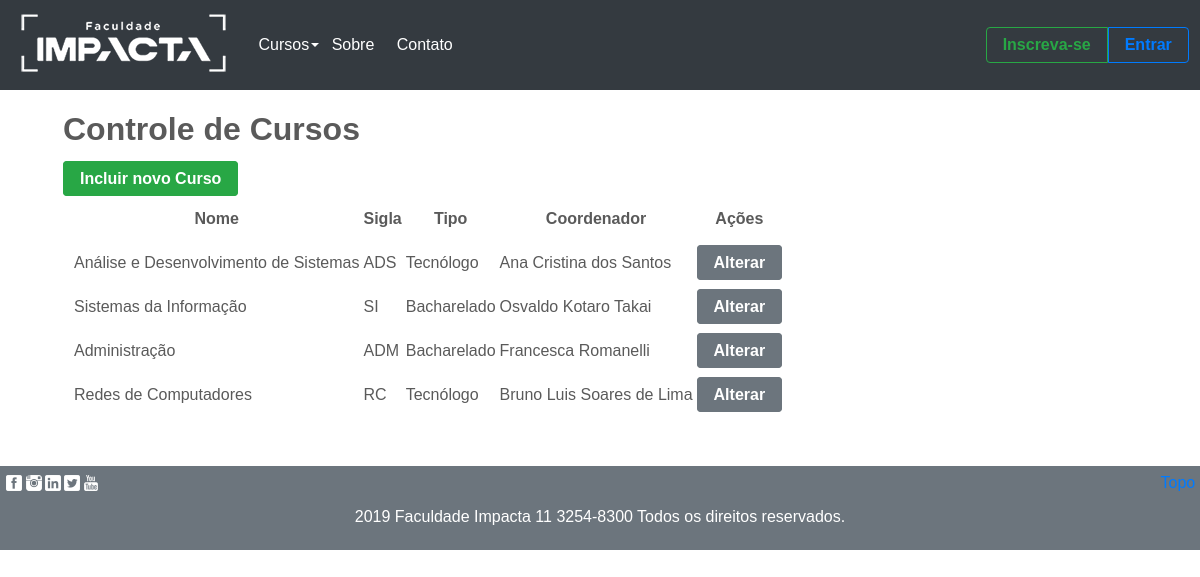
Before: /admin/cursos/ with the older database file.
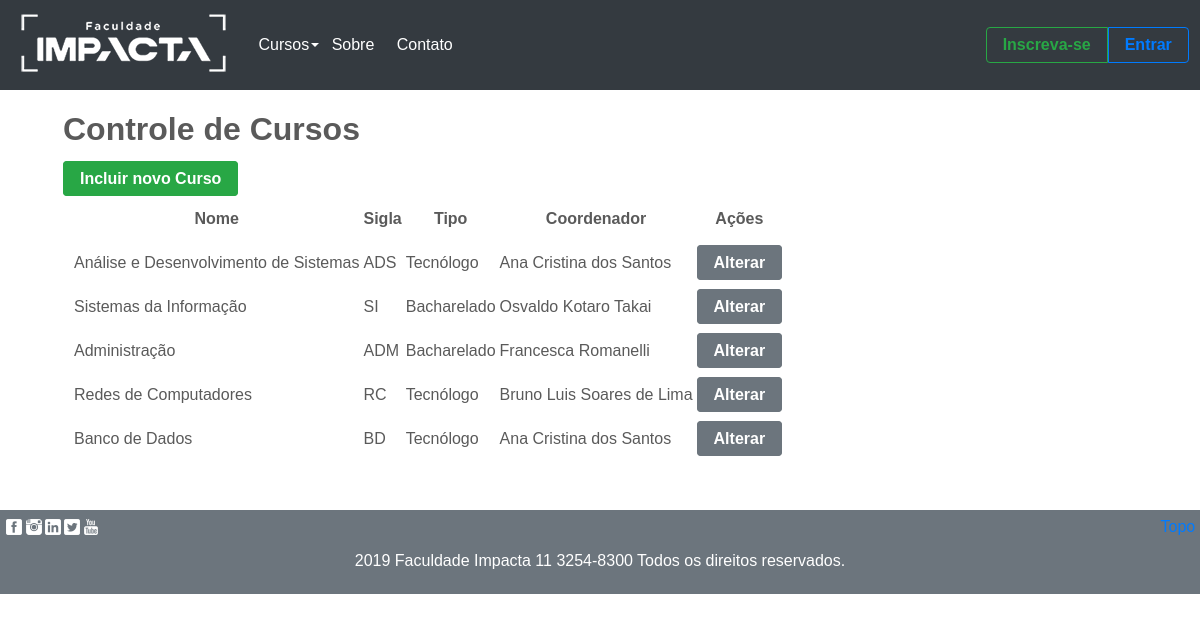
After: the same page with the newer database file.
### tables this page shows
CREATE TABLE cursos (
    id          INTEGER PRIMARY KEY AUTOINCREMENT,
    nome        VARCHAR(50) NOT NULL UNIQUE,
    sigla       VARCHAR(5) NOT NULL UNIQUE,
    sobre       TEXT NULL,
    tipo        VARCHAR(15) NOT NULL,
    coordenador VARCHAR(50) NULL,
    duracao     SMALLINT NOT NULL,
    matutino    BOOLEAN,
    noturno     BOOLEAN
);

### admin/admin.py (the view)
@admin_bp.route('/cursos/')
def cursos_lista():
    cursos = curso_dao.listar_todos_cursos()
    return render_template(
        'cursos_lista.html',
        cursos=cursos
    )

### app.py (called while the page is built)
@app.before_request
def before_request():
    g.db = get_db()
    g.query_db = query_db
    g.execute_db = execute_db

@app.teardown_request
def teardown_request(exception):
    db = getattr(g, '_database', None)
    if db is not None:
        db.close()

### controllers.py (called while the page is built)
@app.context_processor
def lista_cursos():
    return {
        'cursos': listar_todos_cursos()
    }

### curso_dao.py (called while the page is built)
def listar_todos_cursos():
    rv = g.query_db('SELECT * FROM cursos')
    return rv

### db.py (called while the page is built)
def make_dicts(cursor, row):
    return dict((cursor.description[idx][0], value)
                for idx, value in enumerate(row))

def get_db():
    db = getattr(g, '_database', None)
    if db is None:
        db = g._database = sqlite3.connect(DATABASE)
    db.row_factory = make_dicts
    return db

def query_db(query, args=(), one=False):
    cur = get_db().execute(query, args)
    rv = cur.fetchall()
    cur.close()
    return (rv[0] if rv else None) if one else rv

### admin/templates/cursos_lista.html (shortened to what this page needs)
{% extends 'base.html' %}
{% block conteudo %}
    <h1>Controle de Cursos</h1>
    <a href="{{ url_for('admin.curso_novo') }}" class="botao botao-sucesso">Incluir novo Curso</a>
    <section>
        <table style="margin: 8px; line-height: 2.5;">
            <thead>
                <tr>
                    <th>Nome</th>
                    <th>Sigla</th>
                    <th>Tipo</th>
                    <th>Coordenador</th>
                    <th>Ações</th>
                </tr>
            </thead>
            <tbody>
                {% for curso in cursos %}
                    <tr>
                        <td>{{ curso['nome'] }}</td>
                        <td>{{ curso['sigla'] }}</td>
                        <td>{{ curso['tipo'] }}</td>
                        <td>{{ curso['coordenador'] }}</td>
                        <td>
                            <a href="{{ url_for('admin.curso_alterar', curso_id=curso['id']) }}" class="botao botao-secundario">Alterar</a>
                        </td>
                    </tr>
                {% endfor %}
            </tbody>
        </table>
    </section>
{% endblock %}

### templates/base.html (shortened to what this page needs)
<!DOCTYPE html>
<html>
    <head>
        <link rel="stylesheet" href="/static/css/site.css">
    </head>
    <body>
        <header id="topo">
            <nav>
                <ul class="navegacao">
                    <li class="item-menu">
                        <a href="{{ url_for('index') }}">
                            <img src="/static/imagens/impacta-logo.png" alt="Logo Branco da Impacta" />
                        </a>
                    </li>
                    <li class="item-menu dropdown-item">
                        Cursos
                    </li>
                    <li class="item-menu">
                        <a class="link-menu" href="{{ url_for('sobre') }}">Sobre</a>
                    </li>
                    <li class="item-menu">
                        <a class="link-menu" href="{{ url_for('contato') }}">Contato</a>
                    </li>
                    <li class="item-menu grupo-botao">
                        <a class="botao botao-sucesso-vazado" href="inscrever.html">Inscreva-se</a>
                        <a class="botao botao-principal-vazado" href="entrar.html">Entrar</a>
                    </li>
                </ul>
            </nav>
        </header>
        <main>
            {% block conteudo %}{% endblock %}
        </main>
        <footer>
            <ul class="navegacao social-media-lista">
                <li>
                    <a class="media-link facebook" href="https://www.facebook.com/FacImpacta/" target="blank">Facebook</a>
                </li>
                <li>
                    <a class="media-link instagram" href="https://www.instagram.com/faculdadeimpacta/" target="blank">Instagram</a>
                </li>
                <li>
                    <a class="media-link linkedin" href="https://www.linkedin.com/edu/faculdade-impacta-tecnologia-161006/" target="blank">Linkedin</a>
                </li>
                <li>
                    <a class="media-link twitter" href="https://twitter.com/facimpacta/" target="blank">Twitter</a>
                </li>
                <li>
                    <a class="media-link youtube" href="https://www.youtube.com/user/GrupoImpacta/" target="blank">Youtube</a>
                </li>
            </ul>
            <a href="#topo">Topo</a>
            <p>2019 Faculdade Impacta 11 3254-8300 Todos os direitos reservados.</p>
        </footer>
    </body>
</html>

### static/css/site.css (style rules this page uses)
:root { --cor-azul: #007bff; --cor-branca: #fff; --cor-branco-cinza: #f8f9fa; --cor-branco-fumaca: #e9ecef; --cor-cinza-claro: #cecece; --cor-cinza-escuro: #6c757d; --cor-grafite: #5a5a5a; --cor-preta: #343a40; --cor-verde: #28a745; --fonte-padrao: 'Gill Sans', 'Gill Sans MT', Calibri, 'Trebuchet MS', sans-serif; }
* { box-sizing: border-box; }
html { color: var(--cor-grafite); font-family: var(--fonte-padrao) }
body { margin: 0; }
main { width: 1074px; margin: 0 auto; margin-bottom: 3em; }
header { background: var(--cor-preta); }
ul.navegacao { align-items: center; display: flex; flex-flow: row nowrap; list-style: none; margin: 0; padding: 0; }
li.item-menu { color: var(--cor-branca); display: inline-block; margin: 0 .2em; padding: .5em; }
li.grupo-botao { display: flex; justify-content: center; margin-left: auto; }
li.grupo-botao .botao:first-child { border-bottom-right-radius: 0; border-top-right-radius: 0; }
li.grupo-botao .botao:last-child { border-bottom-left-radius: 0; border-top-left-radius: 0; }
a.link-menu { color: var(--cor-branca); text-decoration: none; }
li.dropdown-item { position: relative; cursor: pointer; }
li.dropdown-item:after { content: ''; position: absolute; top: 45%; right: -.1em; border-top: .3em solid var(--cor-branca); border-left: .3em solid transparent; border-right: .3em solid transparent; }
.botao { border: 0.05em solid var(--cor-preta); border-radius: 0.25em; background: var(--cor-preta); color: white; font-weight: 600; padding: .5em 1em; text-decoration: none; }
.botao-secundario { border-color: var(--cor-cinza-escuro); background-color: var(--cor-cinza-escuro); }
.botao-principal-vazado { border-color: var(--cor-azul); background-color: transparent; color: var(--cor-azul); }
.botao-sucesso { border-color: var(--cor-verde); background-color: var(--cor-verde); }
.botao-sucesso-vazado { border-color: var(--cor-verde); background-color: transparent; color: var(--cor-verde); }
footer { align-items: center; background: var(--cor-cinza-escuro); color: var(--cor-branca); display: flex; flex-flow: row wrap; justify-content: space-between; padding: .5em .3em; }
footer p { text-align: center; width: 100%; }
a[href="#topo"] { color: var(--cor-azul); text-decoration: none; }
a.media-link { background-repeat: no-repeat; background-size: contain; color: var(--cor-branca); display: block; height: 16px; margin: 0 .1em; text-decoration: none; text-indent: -9999px; width: 16px; }
a.media-link.facebook { background-image: url("imagens/facebook-3-64.png"); }
a.media-link.linkedin { background-image: url("imagens/linkedin-3-64.png"); }
a.media-link.instagram { background-image: url("imagens/instagram-64.png"); }
a.media-link.twitter { background-image: url("imagens/twitter-3-64.png"); }
a.media-link.youtube { background-image: url("imagens/youtube-64.png"); }

Changed rows visible on the page:
added cursos: nome "Banco de Dados", sigla "BD", tipo "Tecnólogo", coordenador "Ana Cristina dos Santos"
